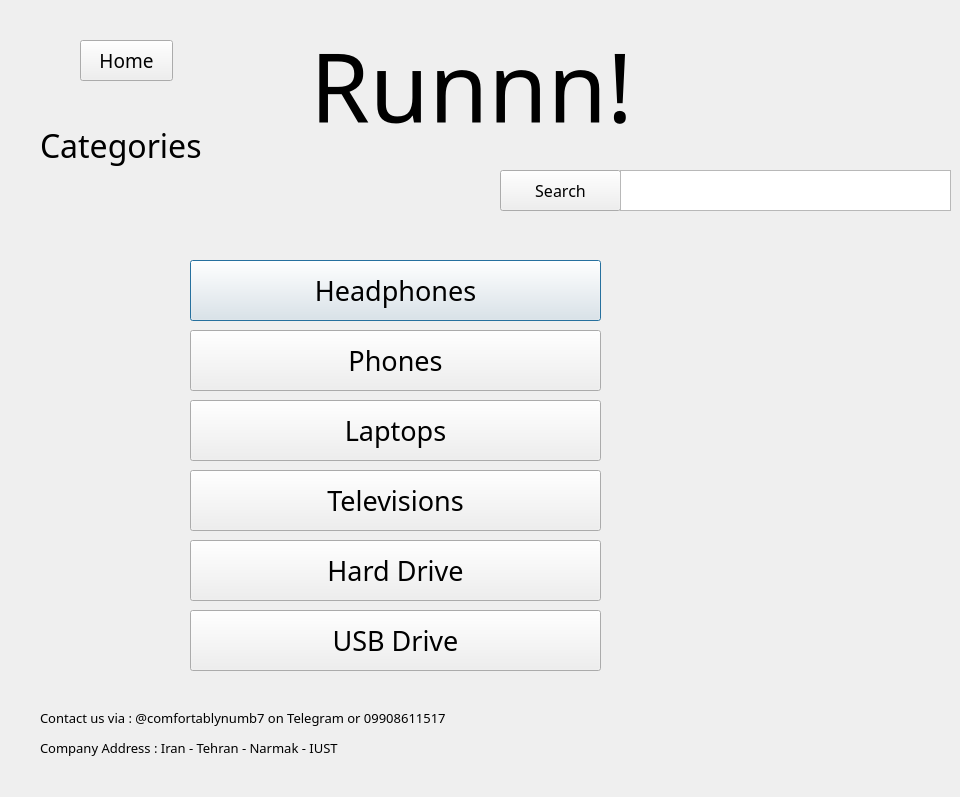
<?xml version="1.0" encoding="UTF-8"?>
<ui version="4.0">
 <class>Dialog</class>
 <widget class="QDialog" name="Dialog">
  <property name="geometry">
   <rect>
    <x>0</x>
    <y>0</y>
    <width>960</width>
    <height>797</height>
   </rect>
  </property>
  <property name="font">
   <font>
    <family>Cooper Black</family>
   </font>
  </property>
  <property name="windowTitle">
   <string>Dialog</string>
  </property>
  <widget class="QPushButton" name="HeadphonesButton">
   <property name="geometry">
    <rect>
     <x>190</x>
     <y>260</y>
     <width>411</width>
     <height>61</height>
    </rect>
   </property>
   <property name="font">
    <font>
     <family>Cooper Black</family>
     <pointsize>20</pointsize>
    </font>
   </property>
   <property name="text">
    <string>Headphones</string>
   </property>
  </widget>
  <widget class="QPushButton" name="pushButton_2">
   <property name="geometry">
    <rect>
     <x>190</x>
     <y>330</y>
     <width>411</width>
     <height>61</height>
    </rect>
   </property>
   <property name="font">
    <font>
     <family>Cooper Black</family>
     <pointsize>20</pointsize>
    </font>
   </property>
   <property name="text">
    <string>Phones</string>
   </property>
  </widget>
  <widget class="QPushButton" name="pushButton_3">
   <property name="geometry">
    <rect>
     <x>190</x>
     <y>400</y>
     <width>411</width>
     <height>61</height>
    </rect>
   </property>
   <property name="font">
    <font>
     <family>Cooper Black</family>
     <pointsize>20</pointsize>
    </font>
   </property>
   <property name="text">
    <string>Laptops</string>
   </property>
  </widget>
  <widget class="QPushButton" name="pushButton_4">
   <property name="geometry">
    <rect>
     <x>190</x>
     <y>470</y>
     <width>411</width>
     <height>61</height>
    </rect>
   </property>
   <property name="font">
    <font>
     <family>Cooper Black</family>
     <pointsize>20</pointsize>
    </font>
   </property>
   <property name="text">
    <string>Televisions</string>
   </property>
  </widget>
  <widget class="QPushButton" name="pushButton_5">
   <property name="geometry">
    <rect>
     <x>190</x>
     <y>540</y>
     <width>411</width>
     <height>61</height>
    </rect>
   </property>
   <property name="font">
    <font>
     <family>Cooper Black</family>
     <pointsize>20</pointsize>
    </font>
   </property>
   <property name="text">
    <string>Hard Drive</string>
   </property>
  </widget>
  <widget class="QPushButton" name="pushButton_6">
   <property name="geometry">
    <rect>
     <x>190</x>
     <y>610</y>
     <width>411</width>
     <height>61</height>
    </rect>
   </property>
   <property name="font">
    <font>
     <family>Cooper Black</family>
     <pointsize>20</pointsize>
    </font>
   </property>
   <property name="text">
    <string>USB Drive</string>
   </property>
  </widget>
  <widget class="QPushButton" name="HomeButton">
   <property name="geometry">
    <rect>
     <x>80</x>
     <y>40</y>
     <width>93</width>
     <height>41</height>
    </rect>
   </property>
   <property name="font">
    <font>
     <family>Cooper Black</family>
     <pointsize>14</pointsize>
    </font>
   </property>
   <property name="text">
    <string>Home</string>
   </property>
  </widget>
  <widget class="QPushButton" name="pushButton_8">
   <property name="geometry">
    <rect>
     <x>500</x>
     <y>170</y>
     <width>121</width>
     <height>41</height>
    </rect>
   </property>
   <property name="font">
    <font>
     <family>Cooper Black</family>
     <pointsize>12</pointsize>
    </font>
   </property>
   <property name="text">
    <string>Search</string>
   </property>
  </widget>
  <widget class="QTextEdit" name="textEdit">
   <property name="geometry">
    <rect>
     <x>620</x>
     <y>170</y>
     <width>331</width>
     <height>41</height>
    </rect>
   </property>
  </widget>
  <widget class="QLabel" name="label">
   <property name="geometry">
    <rect>
     <x>310</x>
     <y>0</y>
     <width>351</width>
     <height>171</height>
    </rect>
   </property>
   <property name="font">
    <font>
     <family>Pristina</family>
     <pointsize>72</pointsize>
    </font>
   </property>
   <property name="text">
    <string>Runnn!</string>
   </property>
  </widget>
  <widget class="QLabel" name="label_2">
   <property name="geometry">
    <rect>
     <x>40</x>
     <y>100</y>
     <width>221</width>
     <height>91</height>
    </rect>
   </property>
   <property name="font">
    <font>
     <family>Cooper Black</family>
     <pointsize>24</pointsize>
    </font>
   </property>
   <property name="text">
    <string>Categories</string>
   </property>
  </widget>
  <widget class="QLabel" name="label_3">
   <property name="geometry">
    <rect>
     <x>40</x>
     <y>710</y>
     <width>571</width>
     <height>16</height>
    </rect>
   </property>
   <property name="font">
    <font>
     <family>Cooper Black</family>
     <pointsize>10</pointsize>
    </font>
   </property>
   <property name="text">
    <string>Contact us via : @comfortablynumb7 on Telegram or 09908611517 </string>
   </property>
  </widget>
  <widget class="QLabel" name="label_4">
   <property name="geometry">
    <rect>
     <x>40</x>
     <y>740</y>
     <width>431</width>
     <height>16</height>
    </rect>
   </property>
   <property name="font">
    <font>
     <family>Cooper Black</family>
     <pointsize>10</pointsize>
    </font>
   </property>
   <property name="text">
    <string>Company Address : Iran - Tehran - Narmak - IUST</string>
   </property>
  </widget>
  <widget class="QLabel" name="label_5">
   <property name="geometry">
    <rect>
     <x>610</x>
     <y>260</y>
     <width>81</width>
     <height>61</height>
    </rect>
   </property>
   <property name="text">
    <string/>
   </property>
   <property name="pixmap">
    <pixmap>../AP/headphone_icon.jpg</pixmap>
   </property>
   <property name="scaledContents">
    <bool>true</bool>
   </property>
  </widget>
  <widget class="QLabel" name="label_6">
   <property name="geometry">
    <rect>
     <x>610</x>
     <y>330</y>
     <width>81</width>
     <height>51</height>
    </rect>
   </property>
   <property name="text">
    <string/>
   </property>
   <property name="pixmap">
    <pixmap>../AP/mobile_icon.jpg</pixmap>
   </property>
   <property name="scaledContents">
    <bool>true</bool>
   </property>
  </widget>
  <widget class="QLabel" name="label_7">
   <property name="geometry">
    <rect>
     <x>610</x>
     <y>400</y>
     <width>81</width>
     <height>61</height>
    </rect>
   </property>
   <property name="text">
    <string/>
   </property>
   <property name="pixmap">
    <pixmap>../AP/laptop icon.jpg</pixmap>
   </property>
   <property name="scaledContents">
    <bool>true</bool>
   </property>
  </widget>
  <widget class="QLabel" name="label_8">
   <property name="geometry">
    <rect>
     <x>610</x>
     <y>470</y>
     <width>81</width>
     <height>61</height>
    </rect>
   </property>
   <property name="text">
    <string/>
   </property>
   <property name="pixmap">
    <pixmap>../AP/tv_icon.jpg</pixmap>
   </property>
   <property name="scaledContents">
    <bool>true</bool>
   </property>
  </widget>
  <widget class="QLabel" name="label_9">
   <property name="geometry">
    <rect>
     <x>610</x>
     <y>540</y>
     <width>81</width>
     <height>61</height>
    </rect>
   </property>
   <property name="text">
    <string/>
   </property>
   <property name="pixmap">
    <pixmap>../AP/hard_icon.jpg</pixmap>
   </property>
   <property name="scaledContents">
    <bool>true</bool>
   </property>
  </widget>
  <widget class="QLabel" name="label_10">
   <property name="geometry">
    <rect>
     <x>620</x>
     <y>610</y>
     <width>71</width>
     <height>61</height>
    </rect>
   </property>
   <property name="text">
    <string/>
   </property>
   <property name="pixmap">
    <pixmap>../AP/usb_icon.jpg</pixmap>
   </property>
   <property name="scaledContents">
    <bool>true</bool>
   </property>
  </widget>
 </widget>
 <resources/>
 <connections/>
</ui>
